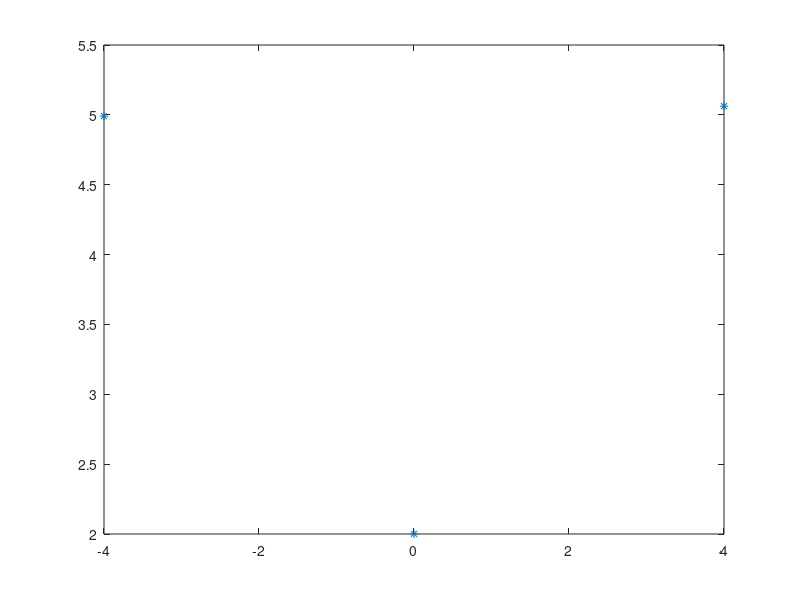

Source code (MATLAB): (Note: this script raises an error after producing the figure.)
%Ellipse x^2/16+(y-5)^2/9=1

a=4;
b=3;
y0=-5;
k=b/a;

x=-4:4:4;
x=x';
y=-sqrt(b^2*(1-x.^2./a^2))-y0;

n=wgn(size(x,1),size(x,2),1)*0.02;
y=y+n;


figure;
plot(x,y,'*');

[A,B,Y0]=ellipseFit(x,y,k);

S=[x.*x,y.*y,y,ones(size(x))];
SS=S'*S;

X=-4:0.01:4;
X=X';
Y=-sqrt(B^2*(1-X.^2./A^2))-Y0;

hold on; plot(X,Y);
